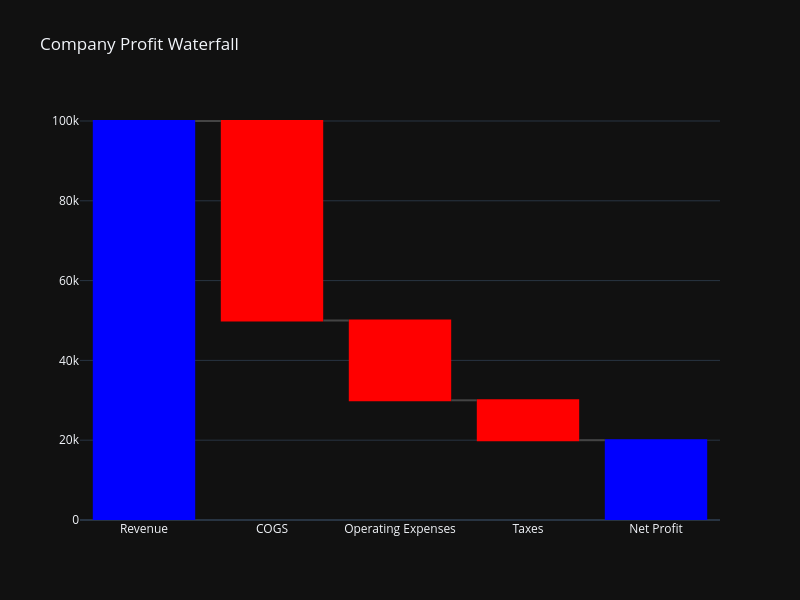

Notebook code cell kept with this figure:
### Markdown cell above
## Waterfall Chart - Profit Breakdown

The standard parameters are given, but with additional layout values

### Code cell
wf_data = pd.DataFrame({
    "Category": ["Revenue", "COGS", "Operating Expenses", "Taxes", "Net Profit"],
    "Value": [100000, -50000, -20000, -10000, 0],
})
fig_wf = pxx.waterfall(df=wf_data, 
                   categories_col='Category',
                   values_col='Value',
                   title="Company Profit Waterfall",
                   height=600,
                   width=800,
                   template='plotly_dark'
                   )
fig_wf.show()

### Figure 1 — Plotly figure (JSON) as saved in the notebook; plotly's stock layout.template omitted (floating-point values rounded to 4 significant figures)
{"data": [{"connector": {"line": {"color": "Dark Grey"}}, "decreasing": {"marker": {"color": "Red"}}, "increasing": {"marker": {"color": "Green"}}, "measure": ["absolute", "relative", "relative", "relative", "total"], "orientation": "v", "textposition": "outside", "totals": {"marker": {"color": "Blue"}}, "type": "waterfall", "x": ["Revenue", "COGS", "Operating Expenses", "Taxes", "Net Profit"], "y": [100000, -50000, -20000, -10000, 0]}], "layout": {"height": 600, "title": {"text": "Company Profit Waterfall"}, "width": 800}}
